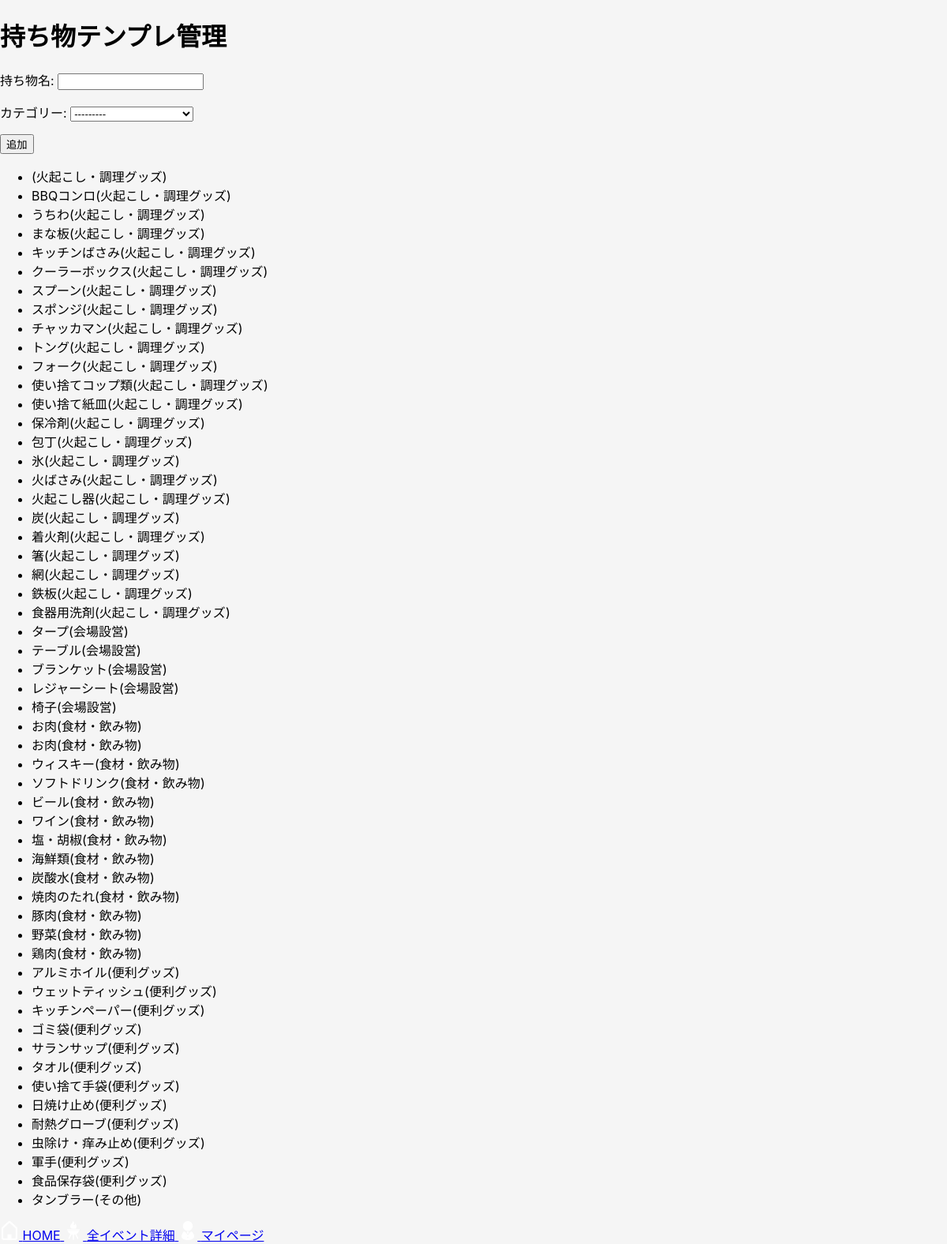
Before: /bbq-items/ (signed in) with the older database file.
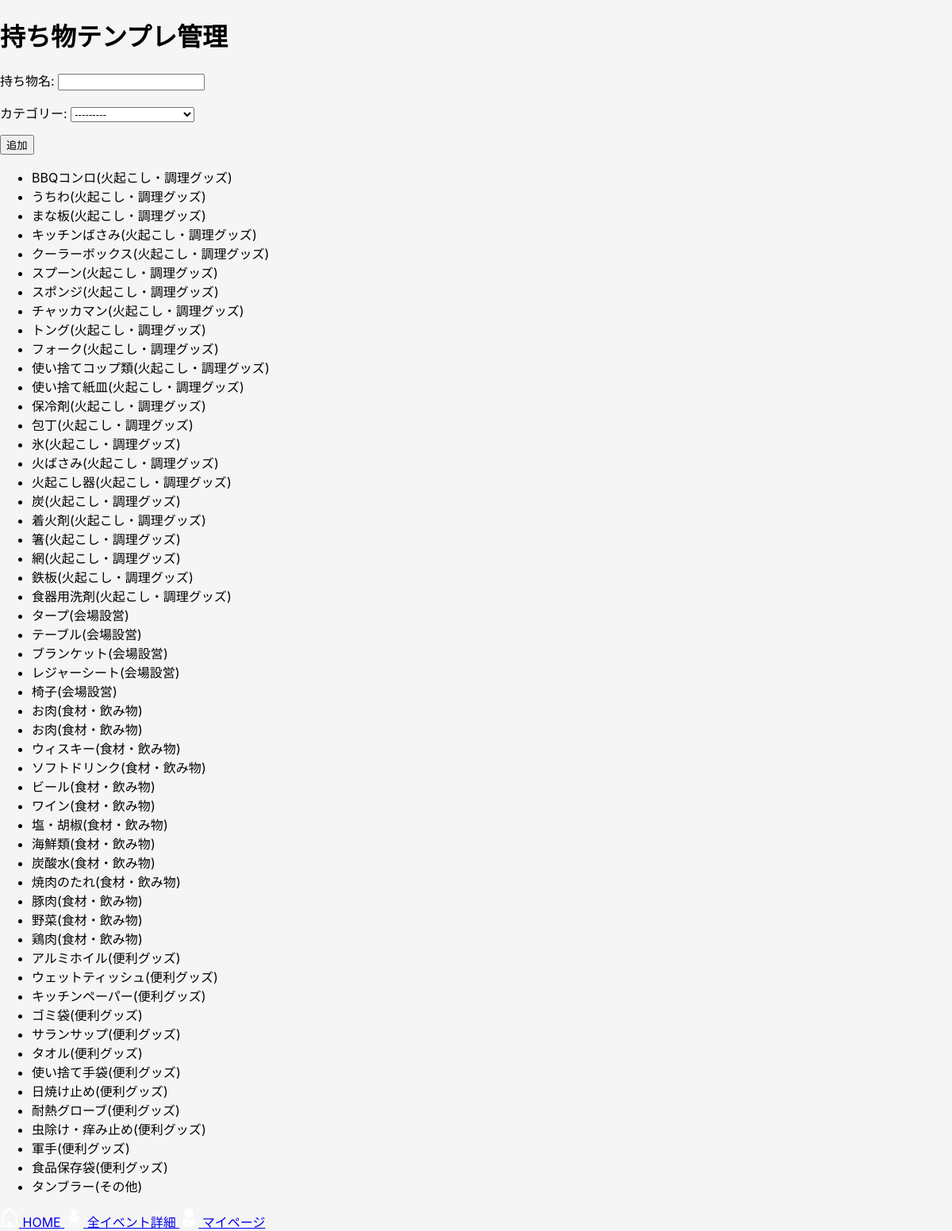
After: the same page with the newer database file.
### bbq_app/models.py (models this page shows, shortened)
class BbqItem(models.Model):
    class Category(models.IntegerChoices):
        FIRE = 1, "火起こし・調理グッズ"
        PLACE = 2, "会場設営"
        FOOD = 3, "食材・飲み物"
        CONVENIENCE = 4, "便利グッズ"
        OTHER = 5, "その他"
    user = models.ForeignKey(settings.AUTH_USER_MODEL, null=True, blank=True, on_delete=models.CASCADE, related_name="bbq_items")
    name = models.CharField("持ち物名", max_length=50)
    category = models.IntegerField(choices=Category.choices)
    created_at = models.DateTimeField(auto_now_add=True)
    updated_at = models.DateTimeField(auto_now=True)

### bbq_app/views.py (the view)
# urls.py: path("bbq-items/", views.bbq_item_list_create, name="bbq_item_list_create"),
@login_required
def bbq_item_list_create(request):
    items = BbqItem.objects.filter(
        Q(user=request.user) | Q(user__isnull=True)).order_by("category", "name")
    if request.method == "POST":
        form = BbqItemForm(request.POST)
        if form.is_valid():
            bbq_item = form.save(commit=False)
            bbq_item.user = request.user
            bbq_item.save()
            return redirect("bbq_item_list_create")
    else:
        form = BbqItemForm()
    return render(
        request,
        "bbq_app/bbqitem_list_create.html",
        {"items":items, "form":form})

### bbq_app/forms.py
class BbqItemForm(forms.ModelForm):
    class Meta:
        model = BbqItem
        fields = ["name", "category"]
        labels = {
            "name": "持ち物名",
            "category": "カテゴリー",
        }

### bbq_app/templates/bbq_app/bbqitem_list_create.html (shortened to what this page needs)
{% extends "bbq_app/base.html" %}
{% block content %}
<h1>持ち物テンプレ管理</h1>
<form method="post">
    {{ form.as_p }}
    <button type="submit">追加</button>
</form>
<ul>
{% for item in items %}
    <li>
        {{ item.name }}({{ item.get_category_display }})
    </li>
{% empty %}
    <li>テンプレ持ち物はまだありません</li>
{% endfor %}
</ul>
{% endblock %}

Changed rows visible on the page:
removed BbqItem: category "火起こし・調理グッズ"
